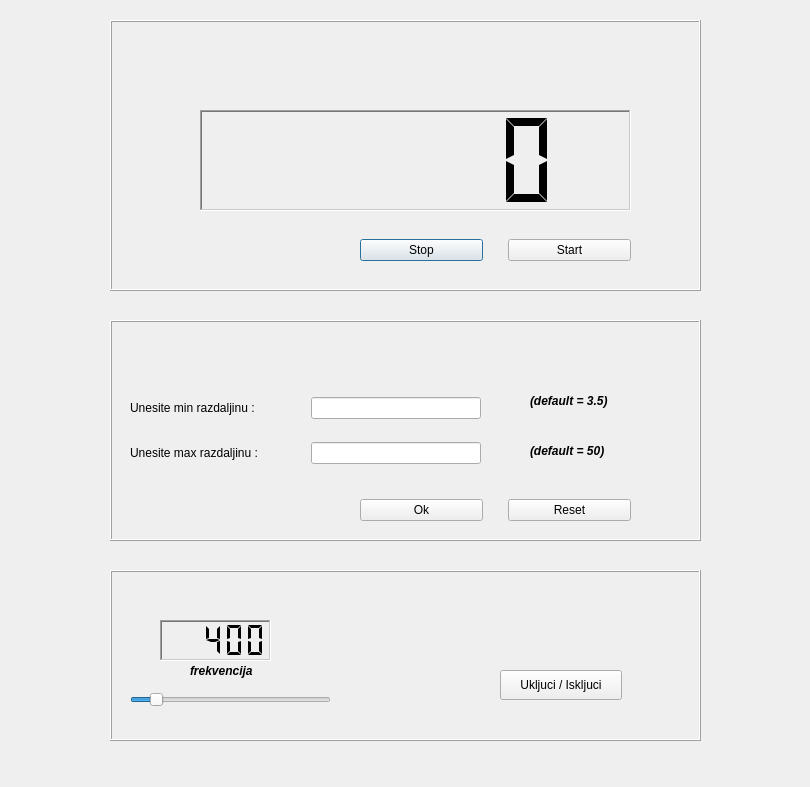
<?xml version="1.0" encoding="UTF-8"?>
<ui version="4.0">
 <class>Dialog</class>
 <widget class="QDialog" name="Dialog">
  <property name="geometry">
   <rect>
    <x>0</x>
    <y>0</y>
    <width>810</width>
    <height>787</height>
   </rect>
  </property>
  <property name="windowTitle">
   <string>Dialog</string>
  </property>
  <widget class="QFrame" name="frame">
   <property name="geometry">
    <rect>
     <x>110</x>
     <y>20</y>
     <width>591</width>
     <height>271</height>
    </rect>
   </property>
   <property name="frameShape">
    <enum>QFrame::Box</enum>
   </property>
   <property name="frameShadow">
    <enum>QFrame::Raised</enum>
   </property>
   <widget class="QLCDNumber" name="lcdNumber">
    <property name="geometry">
     <rect>
      <x>90</x>
      <y>90</y>
      <width>431</width>
      <height>101</height>
     </rect>
    </property>
    <property name="autoFillBackground">
     <bool>false</bool>
    </property>
    <property name="frameShape">
     <enum>QFrame::WinPanel</enum>
    </property>
    <property name="frameShadow">
     <enum>QFrame::Sunken</enum>
    </property>
    <property name="smallDecimalPoint">
     <bool>true</bool>
    </property>
    <property name="segmentStyle">
     <enum>QLCDNumber::Flat</enum>
    </property>
   </widget>
   <widget class="QWidget" name="horizontalLayoutWidget">
    <property name="geometry">
     <rect>
      <x>60</x>
      <y>20</y>
      <width>491</width>
      <height>71</height>
     </rect>
    </property>
    <layout class="QHBoxLayout" name="horizontalLayout">
     <item>
      <widget class="circlewidget" name="widget_7" native="true"/>
     </item>
     <item>
      <widget class="circlewidget" name="widget_6" native="true"/>
     </item>
     <item>
      <widget class="circlewidget" name="widget_5" native="true"/>
     </item>
     <item>
      <widget class="circlewidget" name="widget_4" native="true"/>
     </item>
     <item>
      <widget class="circlewidget" name="widget_3" native="true"/>
     </item>
     <item>
      <widget class="circlewidget" name="widget_2" native="true"/>
     </item>
     <item>
      <widget class="circlewidget" name="widget" native="true"/>
     </item>
    </layout>
   </widget>
   <widget class="QWidget" name="horizontalLayoutWidget_2">
    <property name="geometry">
     <rect>
      <x>250</x>
      <y>190</y>
      <width>271</width>
      <height>80</height>
     </rect>
    </property>
    <layout class="QHBoxLayout" name="horizontalLayout_2">
     <property name="spacing">
      <number>25</number>
     </property>
     <item>
      <widget class="QPushButton" name="pushButton_2">
       <property name="text">
        <string>Stop</string>
       </property>
      </widget>
     </item>
     <item>
      <widget class="QPushButton" name="pushButton">
       <property name="text">
        <string>Start</string>
       </property>
      </widget>
     </item>
    </layout>
   </widget>
   <widget class="QLabel" name="label_5">
    <property name="geometry">
     <rect>
      <x>10</x>
      <y>180</y>
      <width>81</width>
      <height>81</height>
     </rect>
    </property>
    <property name="text">
     <string/>
    </property>
    <property name="pixmap">
     <pixmap resource="slike.qrc">:/slike/car-alarm (1).png</pixmap>
    </property>
    <property name="scaledContents">
     <bool>true</bool>
    </property>
   </widget>
  </widget>
  <widget class="QFrame" name="frame_3">
   <property name="geometry">
    <rect>
     <x>110</x>
     <y>570</y>
     <width>591</width>
     <height>171</height>
    </rect>
   </property>
   <property name="frameShape">
    <enum>QFrame::Box</enum>
   </property>
   <property name="frameShadow">
    <enum>QFrame::Raised</enum>
   </property>
   <widget class="QSlider" name="horizontalSlider">
    <property name="geometry">
     <rect>
      <x>20</x>
      <y>120</y>
      <width>201</width>
      <height>20</height>
     </rect>
    </property>
    <property name="minimum">
     <number>100</number>
    </property>
    <property name="maximum">
     <number>3000</number>
    </property>
    <property name="sliderPosition">
     <number>400</number>
    </property>
    <property name="orientation">
     <enum>Qt::Horizontal</enum>
    </property>
   </widget>
   <widget class="QPushButton" name="pushButton_5">
    <property name="geometry">
     <rect>
      <x>390</x>
      <y>100</y>
      <width>122</width>
      <height>30</height>
     </rect>
    </property>
    <property name="text">
     <string>Ukljuci / Iskljuci</string>
    </property>
    <property name="checkable">
     <bool>true</bool>
    </property>
   </widget>
   <widget class="QLabel" name="label_7">
    <property name="geometry">
     <rect>
      <x>280</x>
      <y>10</y>
      <width>41</width>
      <height>61</height>
     </rect>
    </property>
    <property name="text">
     <string/>
    </property>
    <property name="pixmap">
     <pixmap resource="slike.qrc">:/slike/buzzer (2).png</pixmap>
    </property>
    <property name="scaledContents">
     <bool>true</bool>
    </property>
   </widget>
   <widget class="QLCDNumber" name="lcdNumber_2">
    <property name="geometry">
     <rect>
      <x>50</x>
      <y>50</y>
      <width>111</width>
      <height>41</height>
     </rect>
    </property>
    <property name="frameShape">
     <enum>QFrame::WinPanel</enum>
    </property>
    <property name="frameShadow">
     <enum>QFrame::Sunken</enum>
    </property>
    <property name="lineWidth">
     <number>1</number>
    </property>
    <property name="smallDecimalPoint">
     <bool>true</bool>
    </property>
    <property name="segmentStyle">
     <enum>QLCDNumber::Flat</enum>
    </property>
    <property name="intValue" stdset="0">
     <number>400</number>
    </property>
   </widget>
   <widget class="QLabel" name="label_8">
    <property name="geometry">
     <rect>
      <x>80</x>
      <y>90</y>
      <width>71</width>
      <height>22</height>
     </rect>
    </property>
    <property name="font">
     <font>
      <pointsize>9</pointsize>
      <weight>75</weight>
      <italic>true</italic>
      <bold>true</bold>
     </font>
    </property>
    <property name="text">
     <string>frekvencija</string>
    </property>
   </widget>
  </widget>
  <widget class="QFrame" name="frame_2">
   <property name="geometry">
    <rect>
     <x>110</x>
     <y>320</y>
     <width>591</width>
     <height>221</height>
    </rect>
   </property>
   <property name="frameShape">
    <enum>QFrame::Box</enum>
   </property>
   <property name="frameShadow">
    <enum>QFrame::Raised</enum>
   </property>
   <widget class="QWidget" name="gridLayoutWidget">
    <property name="geometry">
     <rect>
      <x>20</x>
      <y>60</y>
      <width>351</width>
      <height>101</height>
     </rect>
    </property>
    <layout class="QGridLayout" name="gridLayout">
     <item row="0" column="1">
      <widget class="QLineEdit" name="lineEdit"/>
     </item>
     <item row="1" column="1">
      <widget class="QLineEdit" name="lineEdit_2"/>
     </item>
     <item row="0" column="0">
      <widget class="QLabel" name="label">
       <property name="text">
        <string>Unesite min razdaljinu :               </string>
       </property>
      </widget>
     </item>
     <item row="1" column="0">
      <widget class="QLabel" name="label_2">
       <property name="text">
        <string>Unesite max razdaljinu :</string>
       </property>
      </widget>
     </item>
    </layout>
   </widget>
   <widget class="QWidget" name="horizontalLayoutWidget_3">
    <property name="geometry">
     <rect>
      <x>250</x>
      <y>150</y>
      <width>271</width>
      <height>80</height>
     </rect>
    </property>
    <layout class="QHBoxLayout" name="horizontalLayout_3">
     <property name="spacing">
      <number>25</number>
     </property>
     <item>
      <widget class="QPushButton" name="pushButton_4">
       <property name="text">
        <string>Ok</string>
       </property>
      </widget>
     </item>
     <item>
      <widget class="QPushButton" name="pushButton_3">
       <property name="text">
        <string>Reset</string>
       </property>
      </widget>
     </item>
    </layout>
   </widget>
   <widget class="QLabel" name="label_3">
    <property name="geometry">
     <rect>
      <x>420</x>
      <y>70</y>
      <width>81</width>
      <height>22</height>
     </rect>
    </property>
    <property name="font">
     <font>
      <pointsize>9</pointsize>
      <weight>75</weight>
      <italic>true</italic>
      <bold>true</bold>
     </font>
    </property>
    <property name="text">
     <string>(default = 3.5)</string>
    </property>
   </widget>
   <widget class="QLabel" name="label_4">
    <property name="geometry">
     <rect>
      <x>420</x>
      <y>120</y>
      <width>81</width>
      <height>22</height>
     </rect>
    </property>
    <property name="font">
     <font>
      <pointsize>9</pointsize>
      <weight>75</weight>
      <italic>true</italic>
      <bold>true</bold>
     </font>
    </property>
    <property name="text">
     <string>(default = 50)</string>
    </property>
   </widget>
   <widget class="QLabel" name="label_6">
    <property name="geometry">
     <rect>
      <x>270</x>
      <y>0</y>
      <width>71</width>
      <height>61</height>
     </rect>
    </property>
    <property name="text">
     <string/>
    </property>
    <property name="pixmap">
     <pixmap resource="slike.qrc">:/slike/ruler.png</pixmap>
    </property>
    <property name="scaledContents">
     <bool>true</bool>
    </property>
   </widget>
  </widget>
 </widget>
 <customwidgets>
  <customwidget>
   <class>circlewidget</class>
   <extends>QWidget</extends>
   <header location="global">circlewidget.h</header>
   <container>1</container>
  </customwidget>
 </customwidgets>
 <resources>
  <include location="slike.qrc"/>
 </resources>
 <connections/>
</ui>
